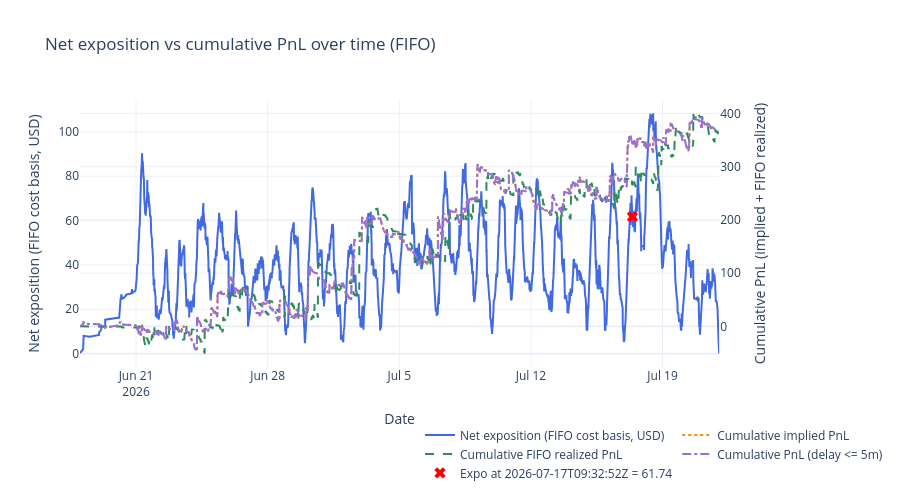

Notebook code for this chart:
### Code cell
# Net exposition over time using FIFO cost basis, with resolution resets at lastTradeAt

# Optional: filter to specific contracts for investigation
# Set to None to compute over all contracts (default).
# Examples:
CONTRACT_FILTER = None # {'0xd86a816093fcd0a0e1ca440bc5ce199bd3c5a8d6139e044b076958164f8c5423'} 
FAST_DELAY_S = 300
TARGET_TS = "2026-07-17T09:32:52Z"

# Load summaries for resolution proxy
with open(BACKTEST_DIR / "summaries.json") as f:
    _summaries = pd.DataFrame(json.load(f))
_summaries['lastTradeAt'] = pd.to_datetime(_summaries['lastTradeAt'], format='mixed', utc=True)
_resolved_at = dict(zip(_summaries['conditionId'], _summaries['lastTradeAt']))

# Derive settlement price per (condition_id, token_id) from implied_pnl
# A single condition can have Yes/No tokens with opposite settlements (0 vs 1)
_settlement = {}
for (_cid, _tid), _fg in wallet_all.groupby(['condition_id', 'token_id']):
    _r = _fg.iloc[0]
    _s = _r['implied_pnl'] / _r['fill_quantity'] + _r['order_price'] if _r['order_side'] == 'BUY' else _r['order_price'] - _r['implied_pnl'] / _r['fill_quantity']
    _settlement[(_cid, _tid)] = round(_s)

# Per-contract FIFO exposure at each fill timestamp
expo_parts = []
for cid, grp in wallet_all.sort_values('dt').groupby('condition_id'):
    if CONTRACT_FILTER is not None and cid not in CONTRACT_FILTER:
        continue
    grp = grp.sort_values('dt')
    long_q = []
    short_q = []
    realized_pnl = 0.0
    buy_vol_acc = 0.0
    sell_vol_acc = 0.0
    rows = []
    for _, row in grp.iterrows():
        qty = row['fill_quantity']
        price = row['order_price']
        if row['order_side'] == 'BUY':
            buy_vol_acc += qty * price
            remaining = qty
            while remaining > 0 and short_q:
                avail, p, _tid_sq = short_q[0]
                match = min(remaining, avail)
                realized_pnl += match * (p - price)
                remaining -= match
                if match == avail:
                    short_q.pop(0)
                else:
                    short_q[0] = (avail - match, p, _tid_sq)
            if remaining > 0:
                long_q.append((remaining, price, row['token_id']))
        else:
            sell_vol_acc += qty * price
            remaining = qty
            while remaining > 0 and long_q:
                avail, p, _tid_lq = long_q[0]
                match = min(remaining, avail)
                realized_pnl += match * (price - p)
                remaining -= match
                if match == avail:
                    long_q.pop(0)
                else:
                    long_q[0] = (avail - match, p, _tid_lq)
            if remaining > 0:
                short_q.append((remaining, price, row['token_id']))

        exposure = sum(q * p for q, p, _ in long_q) + sum(q * p for q, p, _ in short_q)
        if exposure < 0:
            exposure = 0.0
        if cid in _resolved_at and row['dt'] >= _resolved_at[cid]:
            exposure = 0.0
        rows.append({'condition_id': cid, 'dt': row['dt'], 'exposition': exposure, 'cum_realized_pnl': realized_pnl})

    expo_parts.append(pd.DataFrame(rows))

    # Settle remaining position at resolution and reset exposition to 0
    if cid in _resolved_at:
        for q, p, tid in long_q:
            realized_pnl += q * (_settlement.get((cid, tid), 0.0) - p)
        for q, p, tid in short_q:
            realized_pnl += q * (p - _settlement.get((cid, tid), 0.0))
        expo_parts.append(pd.DataFrame([{'condition_id': cid, 'dt': _resolved_at[cid], 'exposition': 0.0, 'cum_realized_pnl': realized_pnl}]))

expo_all = pd.concat(expo_parts, ignore_index=True) if expo_parts else pd.DataFrame(
    columns=['condition_id', 'dt', 'exposition']
)

# Per-contract validation breakdown
if not expo_all.empty:
    _last_per_cid = expo_all.groupby('condition_id')['exposition'].last().reset_index()
    _last_per_cid.columns = ['condition_id', 'exposition']
    _active = _last_per_cid[_last_per_cid['exposition'] > 0].sort_values('exposition', ascending=False)
    print(f"=== Per-contract exposition breakdown{" (filtered)" if CONTRACT_FILTER is not None else ""} ===")
    print(_active.to_string(index=False))
    print(f"\nContracts with exposition > 0: {len(_active)}")
    print(f"Sum of per-contract exposition: {_active['exposition'].sum():.2f}")

# Aggregate across all contracts at each timestamp
# Forward-fill each contract's exposition then sum across contracts
# Each contract's exposition persists until its next fill or resolution
_expo_sorted = expo_all.sort_values(['condition_id', 'dt'])
_expo_sorted['_delta'] = _expo_sorted.groupby('condition_id')['exposition'].diff()
_first_idx = _expo_sorted.groupby('condition_id').head(1).index
_expo_sorted.loc[_first_idx, '_delta'] = _expo_sorted.loc[_first_idx, 'exposition']
ts = _expo_sorted.groupby('dt', as_index=False)['_delta'].sum().sort_values('dt')
ts['exposition'] = ts['_delta'].cumsum()
ts = ts.drop(columns=['_delta'])

# Aggregate FIFO realized PnL across contracts (same diff/cumsum pattern)
_expo_sorted['_rpnl_delta'] = _expo_sorted.groupby('condition_id')['cum_realized_pnl'].diff()
_expo_sorted.loc[_first_idx, '_rpnl_delta'] = _expo_sorted.loc[_first_idx, 'cum_realized_pnl']
_rpnl_ts = _expo_sorted.groupby('dt', as_index=False)['_rpnl_delta'].sum().sort_values('dt')
_rpnl_ts['cum_realized_pnl'] = _rpnl_ts['_rpnl_delta'].cumsum()
_rpnl_ts = _rpnl_ts.drop(columns=['_rpnl_delta'])
ts = ts.merge(_rpnl_ts[['dt', 'cum_realized_pnl']], on='dt', how='outer').sort_values('dt')
ts['exposition'] = ts['exposition'].ffill().fillna(0.0)
ts['cum_realized_pnl'] = ts['cum_realized_pnl'].ffill().fillna(0.0)

if not ts.empty:
    print(f"Aggregate exposition (from ts sum): {ts['exposition'].iloc[-1]:.2f}")
    print(f"Aggregate FIFO realized PnL: {ts['cum_realized_pnl'].iloc[-1]:.2f}")

# Cumulative PnL on secondary axis for comparison
_pnl_df = wallet_all if CONTRACT_FILTER is None else wallet_all[wallet_all['condition_id'].isin(CONTRACT_FILTER)]
pnl_ts = _pnl_df.groupby('dt', as_index=False)['implied_pnl'].sum().sort_values('dt')
pnl_ts['cum_pnl'] = pnl_ts['implied_pnl'].cumsum()

# Cumulative PnL for fills with <= 10 min delay
_fast_pnl_df = _pnl_df[_pnl_df['delay_s'] <= FAST_DELAY_S]
fast_pnl_ts = _fast_pnl_df.groupby('dt', as_index=False)['implied_pnl'].sum().sort_values('dt')
fast_pnl_ts['cum_pnl_fast'] = fast_pnl_ts['implied_pnl'].cumsum()

# Compute exact snapshot exposure at TARGET_TS for marker overlay
cutoff = pd.Timestamp(TARGET_TS, tz='UTC')
snap_df = wallet_all[wallet_all['dt'] <= cutoff].copy()
expo_parts_snap = []
for cid, grp in snap_df.sort_values('dt').groupby('condition_id'):
    if CONTRACT_FILTER is not None and cid not in CONTRACT_FILTER:
        continue
    if cid in _resolved_at and _resolved_at[cid] <= cutoff:
        continue
    long_q = []
    short_q = []
    realized_pnl = 0.0
    buy_vol = 0.0
    sell_vol = 0.0
    for _, row in grp.iterrows():
        qty = row['fill_quantity']
        price = row['order_price']
        if row['order_side'] == 'BUY':
            buy_vol += qty * price
            remaining = qty
            while remaining > 0 and short_q:
                avail, p, _tid_sq = short_q[0]
                match = min(remaining, avail)
                realized_pnl += match * (price - p)
                remaining -= match
                if match == avail:
                    short_q.pop(0)
                else:
                    short_q[0] = (avail - match, p, _tid_sq)
            if remaining > 0:
                long_q.append((remaining, price, row['token_id']))
        else:
            sell_vol += qty * price
            remaining = qty
            while remaining > 0 and long_q:
                avail, p, _tid_lq = long_q[0]
                match = min(remaining, avail)
                realized_pnl += match * (p - price)
                remaining -= match
                if match == avail:
                    long_q.pop(0)
                else:
                    long_q[0] = (avail - match, p, _tid_lq)
            if remaining > 0:
                short_q.append((remaining, price, row['token_id']))
    exposure = sum(q * p for q, p, _ in long_q) + sum(q * p for q, p, _ in short_q)
    if exposure < 0:
        exposure = 0.0
    expo_parts_snap.append(exposure)
snap = sum(expo_parts_snap)
ts = pd.concat([ts, pd.DataFrame([{'dt': cutoff, 'exposition': snap}])], ignore_index=True).sort_values('dt').drop_duplicates('dt')
ts['cum_realized_pnl'] = ts['cum_realized_pnl'].ffill().fillna(0.0)

# Clip to the fills period (extend end to include resolution timestamps)
fill_start = wallet_all['dt'].min()
fill_end = max(wallet_all['dt'].max(), max(_resolved_at.values()))
ts = ts[(ts['dt'] >= fill_start) & (ts['dt'] <= fill_end)]
pnl_ts = pnl_ts[(pnl_ts['dt'] >= fill_start) & (pnl_ts['dt'] <= fill_end)]
fast_pnl_ts = fast_pnl_ts[(fast_pnl_ts['dt'] >= fill_start) & (fast_pnl_ts['dt'] <= fill_end)]

fig_ntl = make_subplots(specs=[[{'secondary_y': True}]])

fig_ntl.add_trace(go.Scatter(
    x=ts['dt'], y=ts['exposition'],
    mode='lines', name='Net exposition (FIFO cost basis, USD)',
    line=dict(color='royalblue', width=2),
), secondary_y=False)

fig_ntl.add_trace(go.Scatter(
    x=pnl_ts['dt'], y=pnl_ts['cum_pnl'],
    mode='lines', name='Cumulative implied PnL',
    line=dict(color='darkorange', width=2, dash='dot'),
), secondary_y=True)

fig_ntl.add_trace(go.Scatter(
    x=ts['dt'], y=ts['cum_realized_pnl'],
    mode='lines', name='Cumulative FIFO realized PnL',
    line=dict(color='seagreen', width=2, dash='dash'),
), secondary_y=True)

fig_ntl.add_trace(go.Scatter(
    x=fast_pnl_ts['dt'], y=fast_pnl_ts['cum_pnl_fast'],
    mode='lines', name=f'Cumulative PnL (delay <= {FAST_DELAY_S // 60}m)',
    line=dict(color='mediumpurple', width=2, dash='dashdot'),
), secondary_y=True)

fig_ntl.add_trace(go.Scatter(
    x=[cutoff], y=[snap],
    mode='markers', name=f'Expo at {TARGET_TS} = {snap:.2f}',
    marker=dict(color='red', size=10, symbol='x'),
), secondary_y=False)

fig_ntl.update_layout(
    title='Net exposition vs cumulative PnL over time (FIFO)',
    template='plotly_white', height=500,
    legend=dict(x=0.5, y=-0.2, orientation='h'),
)
fig_ntl.update_xaxes(title='Date')
fig_ntl.update_yaxes(title='Net exposition (FIFO cost basis, USD)', secondary_y=False)
fig_ntl.update_yaxes(title='Cumulative PnL (implied + FIFO realized)', secondary_y=True)
fig_ntl.show()

### Figure 1 — Plotly figure (JSON) as saved in the notebook; plotly's stock layout.template omitted (floating-point values rounded to 4 significant figures; data arrays with more than 128 entries replaced by an {"elided": "..."} marker saying what was removed)
{"data": [{"line": {"color": "royalblue", "width": 2}, "mode": "lines", "name": "Net exposition (FIFO cost basis, USD)", "type": "scatter", "x": {"elided": "7152 str values"}, "xaxis": "x", "y": {"elided": "7152 float values"}, "yaxis": "y"}, {"line": {"color": "darkorange", "dash": "dot", "width": 2}, "mode": "lines", "name": "Cumulative implied PnL", "type": "scatter", "x": {"elided": "5206 str values"}, "xaxis": "x", "y": {"elided": "5206 float values"}, "yaxis": "y2"}, {"line": {"color": "seagreen", "dash": "dash", "width": 2}, "mode": "lines", "name": "Cumulative FIFO realized PnL", "type": "scatter", "x": {"elided": "7152 str values"}, "xaxis": "x", "y": {"elided": "7152 float values"}, "yaxis": "y2"}, {"line": {"color": "mediumpurple", "dash": "dashdot", "width": 2}, "mode": "lines", "name": "Cumulative PnL (delay <= 5m)", "type": "scatter", "x": {"elided": "5206 str values"}, "xaxis": "x", "y": {"elided": "5206 float values"}, "yaxis": "y2"}, {"marker": {"color": "red", "size": 10, "symbol": "x"}, "mode": "markers", "name": "Expo at 2026-07-17T09:32:52Z = 61.74", "type": "scatter", "x": ["2026-07-17T09:32:52+00:00"], "xaxis": "x", "y": [61.74], "yaxis": "y"}], "layout": {"height": 500, "legend": {"orientation": "h", "x": 0.5, "y": -0.2}, "title": {"text": "Net exposition vs cumulative PnL over time (FIFO)"}, "xaxis": {"anchor": "y", "domain": [0, 0.94], "title": {"text": "Date"}}, "yaxis": {"anchor": "x", "domain": [0, 1], "title": {"text": "Net exposition (FIFO cost basis, USD)"}}, "yaxis2": {"anchor": "x", "overlaying": "y", "side": "right", "title": {"text": "Cumulative PnL (implied + FIFO realized)"}}}}
